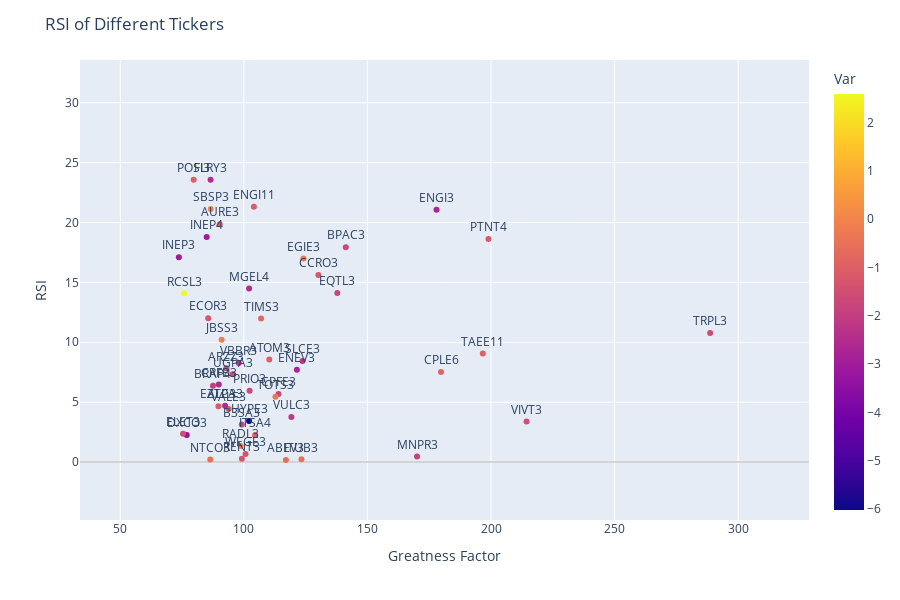

Notebook source saved alongside this figure:
### Code cell
# Create the scatter plot
fig = px.scatter(oversold_df, x='Greatness Factor', y='RSI', text='Ticker', color="Var", size_max=30)

# Update layout to improve appearance
fig.update_traces(textposition='top center')
fig.update_layout(title='RSI of Different Tickers',
                  yaxis= dict(title='RSI', range=[min(oversold_df['RSI']) - 5, max(oversold_df['RSI']) + 10], zeroline=True, zerolinewidth=2, zerolinecolor='LightGrey'),
                  xaxis=dict(title='Greatness Factor', range=[min(oversold_df["Greatness Factor"] - 40), max(oversold_df['Greatness Factor']) + 40], zeroline=True, zerolinewidth=2, zerolinecolor='LightGrey'),
                  height=600)

# Show plot
fig.show()

### Figure 1 — Plotly figure (JSON) as saved in the notebook; plotly's stock layout.template omitted (floating-point values rounded to 4 significant figures)
{"data": [{"hovertemplate": "Greatness Factor=%{x}<br>RSI=%{y}<br>Ticker=%{text}<br>Var=%{marker.color}<extra></extra>", "legendgroup": "", "marker": {"color": [-1.597, -1.478, -1.13, -0.9174, -0.8593, -2.703, -1.913, -1.652, -1.737, -1.223, -0.3425, -2.286, -0.5119, -2.739, -2.171, -0.604, -1.734, -0.3509, -0.9756, -0.7922, -1.003, -1.102, -1.691, -2.509, -6.02, -1.308, -1.257, -1.716, -0.1161, -2.365, -1.544, -1.017, -1.589, -2.564, -0.1382, -0.9868, -2.542, -1.085, -1.97, 0.0804, -2.483, -0.5394, -1.275, -3.061, -0.974, -3.406, 2.586, -1.562, -3.0], "coloraxis": "coloraxis", "symbol": "circle"}, "mode": "markers+text", "name": "", "orientation": "v", "showlegend": false, "text": ["TRPL3", "VIVT3", "PTNT4", "TAEE11", "CPLE6", "ENGI3", "MNPR3", "BPAC3", "EQTL3", "CCRO3", "EGIE3", "SLCE3", "ITUB3", "ENEV3", "VULC3", "ABEV3", "CPFE3", "TOTS3", "ATOM3", "TIMS3", "ITSA4", "ENGI11", "PRIO3", "MGEL4", "HYPE3", "WEGE3", "RENT3", "B3SA3", "RADL3", "VBBR3", "UGPA3", "VALE3", "ARZZ3", "ALPA3", "JBSS3", "AURE3", "CRFB3", "EZTC3", "BRAP4", "SBSP3", "FLRY3", "NTCO3", "ECOR3", "INEP4", "POSI3", "DXCO3", "RCSL3", "ELET3", "INEP3"], "textposition": "top center", "type": "scatter", "x": [288.7, 214.4, 198.9, 196.7, 179.8, 177.9, 170.1, 141.2, 137.8, 130.2, 124.1, 123.7, 123.3, 121.4, 119.2, 117.0, 114.0, 112.8, 110.3, 107.0, 104.6, 104.1, 102.3, 102.1, 102.1, 100.7, 99.19, 99.15, 98.71, 97.92, 95.5, 93.81, 92.9, 92.4, 91.0, 90.23, 89.84, 89.69, 87.48, 86.58, 86.53, 86.39, 85.56, 84.94, 79.68, 76.87, 75.8, 75.39, 73.69], "xaxis": "x", "y": [10.77, 3.376, 18.62, 9.066, 7.517, 21.07, 0.4671, 17.94, 14.11, 15.62, 17.01, 8.436, 0.227, 7.702, 3.771, 0.1603, 5.672, 5.443, 8.554, 11.99, 2.255, 21.32, 5.947, 14.49, 3.43, 0.6751, 0.2804, 3.126, 1.335, 8.261, 7.321, 4.424, 7.828, 4.697, 10.2, 19.86, 6.477, 4.663, 6.369, 21.12, 23.57, 0.2162, 12.01, 18.79, 23.56, 2.255, 14.08, 2.365, 17.11], "yaxis": "y"}], "layout": {"coloraxis": {"colorbar": {"title": {"text": "Var"}}, "colorscale": [[0, "#0d0887"], [0.1111, "#46039f"], [0.2222, "#7201a8"], [0.3333, "#9c179e"], [0.4444, "#bd3786"], [0.5556, "#d8576b"], [0.6667, "#ed7953"], [0.7778, "#fb9f3a"], [0.8889, "#fdca26"], [1, "#f0f921"]]}, "height": 600, "legend": {"tracegroupgap": 0}, "margin": {"t": 60}, "title": {"text": "RSI of Different Tickers"}, "xaxis": {"anchor": "y", "domain": [0, 1], "range": [33.69, 328.7], "title": {"text": "Greatness Factor"}, "zeroline": true, "zerolinecolor": "LightGrey", "zerolinewidth": 2}, "yaxis": {"anchor": "x", "domain": [0, 1], "range": [-4.84, 33.57], "title": {"text": "RSI"}, "zeroline": true, "zerolinecolor": "LightGrey", "zerolinewidth": 2}}}
